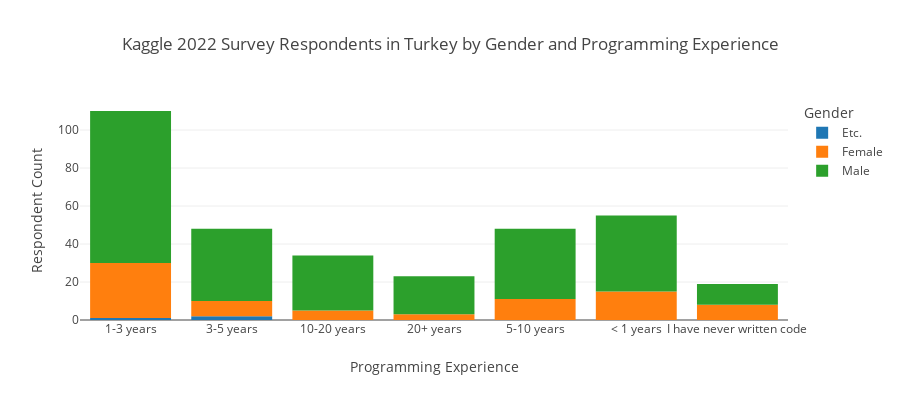

Notebook code for this chart:
### Code cell
agg_data = df22_TR.groupby(['Q3', 'Q11']).size().reset_index(name='Respondent Count')
agg_data = agg_data.rename(columns={"Q3":"Gender", "Q11":"Programming Experience"})

fig = px.bar(
    agg_data, 
    x='Programming Experience', 
    y='Respondent Count', 
    color='Gender', 
    title="Kaggle 2022 Survey Respondents in Turkey by Gender and Programming Experience", 
    height=400)

fig.show()

### Figure 1 — Plotly figure (JSON) as saved in the notebook; plotly's stock layout.template omitted (floating-point values rounded to 4 significant figures)
{"data": [{"alignmentgroup": "True", "hovertemplate": "Gender=Etc.<br>Programming Experience=%{x}<br>Respondent Count=%{y}<extra></extra>", "legendgroup": "Etc.", "marker": {"color": "#1F77B4", "pattern": {"shape": ""}}, "name": "Etc.", "offsetgroup": "Etc.", "orientation": "v", "showlegend": true, "textposition": "auto", "type": "bar", "x": ["1-3 years", "3-5 years"], "xaxis": "x", "y": [1, 2], "yaxis": "y"}, {"alignmentgroup": "True", "hovertemplate": "Gender=Female<br>Programming Experience=%{x}<br>Respondent Count=%{y}<extra></extra>", "legendgroup": "Female", "marker": {"color": "#FF7F0E", "pattern": {"shape": ""}}, "name": "Female", "offsetgroup": "Female", "orientation": "v", "showlegend": true, "textposition": "auto", "type": "bar", "x": ["1-3 years", "10-20 years", "20+ years", "3-5 years", "5-10 years", "< 1 years", "I have never written code"], "xaxis": "x", "y": [29, 5, 3, 8, 11, 15, 8], "yaxis": "y"}, {"alignmentgroup": "True", "hovertemplate": "Gender=Male<br>Programming Experience=%{x}<br>Respondent Count=%{y}<extra></extra>", "legendgroup": "Male", "marker": {"color": "#2CA02C", "pattern": {"shape": ""}}, "name": "Male", "offsetgroup": "Male", "orientation": "v", "showlegend": true, "textposition": "auto", "type": "bar", "x": ["1-3 years", "10-20 years", "20+ years", "3-5 years", "5-10 years", "< 1 years", "I have never written code"], "xaxis": "x", "y": [80, 29, 20, 38, 37, 40, 11], "yaxis": "y"}], "layout": {"barmode": "relative", "height": 400, "legend": {"title": {"text": "Gender"}, "tracegroupgap": 0}, "title": {"text": "Kaggle 2022 Survey Respondents in Turkey by Gender and Programming Experience"}, "xaxis": {"anchor": "y", "domain": [0.0, 1.0], "title": {"text": "Programming Experience"}}, "yaxis": {"anchor": "x", "domain": [0.0, 1.0], "title": {"text": "Respondent Count"}}}}
